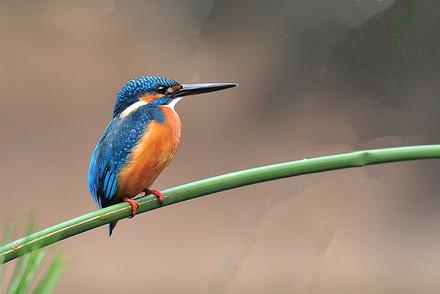
#> input picture opencv_3/images/29.jpg, 440 x 294 px, found by its file name
$ jupyter execute '图像阈值.ipynb'
#> lines starting #> are read from the running program, lines starting #| are printed output that depends on the picture; after the words box and inside, x2 and y2 are one past the last pixel; in counts of white or black regions, pixels touching at a corner belong together
[cell 1]
#simple threshold
import cv2
import numpy as np
from matplotlib import pyplot as plt

[cell 2]
img=cv2.imread('/home/pzy/python/images/29.jpg',0)
#> img: shape (294, 440); min 0, max 255, mean 132.5
#参数1 原图像（灰度图） 2阀值 3赋予新的像素值 4阀值方法

ret,thresh1=cv2.threshold(img,127,255,cv2.THRESH_BINARY)
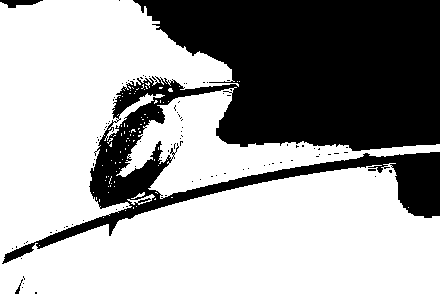
#> thresh1: shape (294, 440); 63.4% white; 95 black regions (92 under 20 px), largest, box (x1, y1, x2, y2) and area: (2, 0, 440, 264) 46970, (0, 0, 43, 8) 201, (15, 279, 23, 294) 32
ret,thresh2=cv2.threshold(img,127,255,cv2.THRESH_BINARY_INV)
ret,thresh3=cv2.threshold(img,127,255,cv2.THRESH_TRUNC)
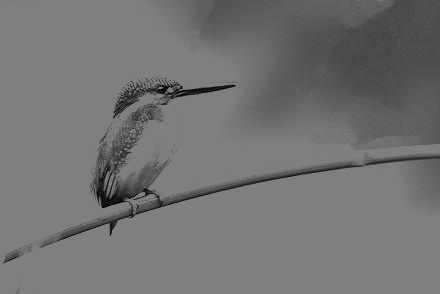
#> thresh3: shape (294, 440); min 0, max 127, mean 114.8
ret,thresh4=cv2.threshold(img,127,255,cv2.THRESH_TOZERO)
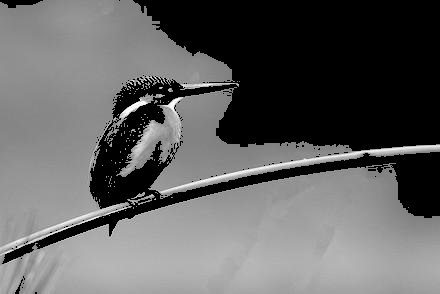
#> thresh4: shape (294, 440); min 0, max 255, mean 98.1
ret,thresh5=cv2.threshold(img,127,255,cv2.THRESH_TOZERO_INV)
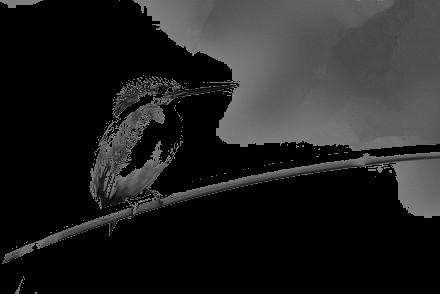
#> thresh5: shape (294, 440); min 0, max 127, mean 34.4
titles=['original','BINARY','BINARY_INV','TRUNC','TOZERO','TOZERO_INV']
images=[img, thresh1, thresh2, thresh3, thresh4, thresh5]

[cell 3]
for i in range(6):
    plt.subplot(2,3,i+1),plt.imshow(images[i],'gray')
    plt.title(titles[i])
    plt.xticks([]),plt.yticks([])

plt.show()

[cell 4]
#自适应阈值
img1=cv2.medianBlur(img,5)
plt.subplot(121)
plt.imshow(img,'gray')
plt.title('origan')
plt.subplot(122)
plt.imshow(img1,'gray')
plt.title('median')
plt.xticks([]),plt.yticks([])
plt.show()

[cell 5]
ret,th1=cv2.threshold(img1,127,255,cv2.THRESH_BINARY)
#> th1: shape (294, 440); 63.3% white; 7 black regions (5 under 20 px), largest, box (x1, y1, x2, y2) and area: (4, 0, 440, 263) 47192, (0, 0, 42, 8) 200
th2=cv2.adaptiveThreshold(img1,255,cv2.ADAPTIVE_THRESH_MEAN_C,cv2.THRESH_BINARY,11,2)
#> th2: shape (294, 440); 88.8% white; 242 black regions (207 under 20 px), largest, box (x1, y1, x2, y2) and area: (0, 82, 440, 265) 8405, (161, 130, 440, 190) 1878, (0, 207, 97, 247) 738
th3=cv2.adaptiveThreshold(img1,255,cv2.ADAPTIVE_THRESH_GAUSSIAN_C,cv2.THRESH_BINARY,11,2)
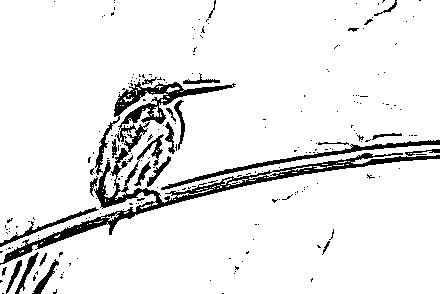
#> th3: shape (294, 440); 91.6% white; 223 black regions (198 under 20 px), largest, box (x1, y1, x2, y2) and area: (0, 82, 440, 265) 6701, (161, 140, 440, 190) 1143, (0, 207, 99, 247) 411
titles=['original','Global Thresholding (v = 127)','Adaptive Mean Thresholding', 'Adaptive Gaussian Thresholding']
images=[img, th1, th2, th3]
for i in range(4):
    plt.subplot(2,2,i+1),plt.imshow(images[i],'gray')
    plt.title(titles[i])
    plt.xticks([]),plt.yticks([])

plt.show()

[cell 6]
import cv2
import numpy as np
from matplotlib import pyplot as plt

img = cv2.imread('/home/pzy/python/images/9.jpg',0)
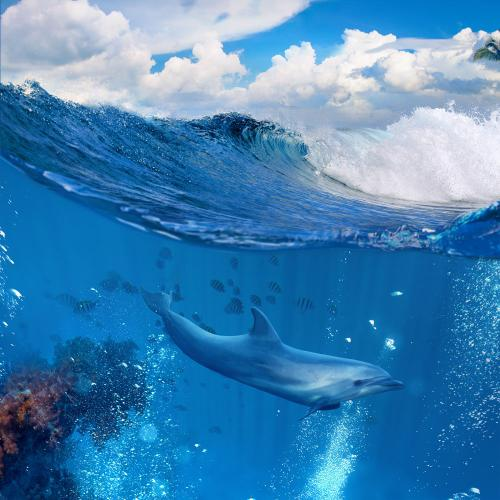
#> input picture opencv_3/images/9.jpg, 500 x 500 px, found by its file name
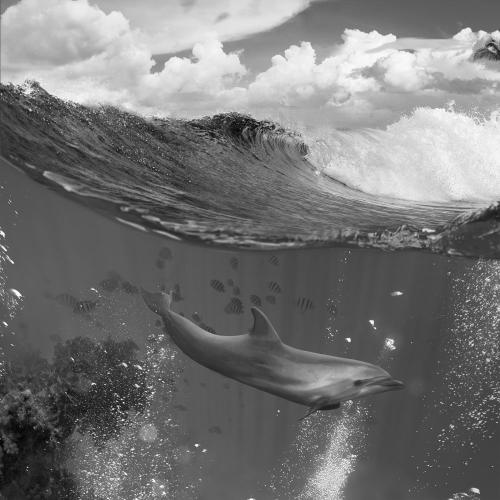
#> img: shape (500, 500); min 0, max 255, mean 117.4
ret1,th1 = cv2.threshold(img,127,255,cv2.THRESH_BINARY)
#> th1: shape (500, 500); 31.5% white; 1303 white regions (1248 under 20 px), largest, box (x1, y1, x2, y2) and area: (0, 0, 500, 219) 67998, (300, 418, 358, 500) 2251, (290, 365, 374, 395) 1491
ret2,th2 = cv2.threshold(img,0,255,cv2.THRESH_BINARY+cv2.THRESH_OTSU)
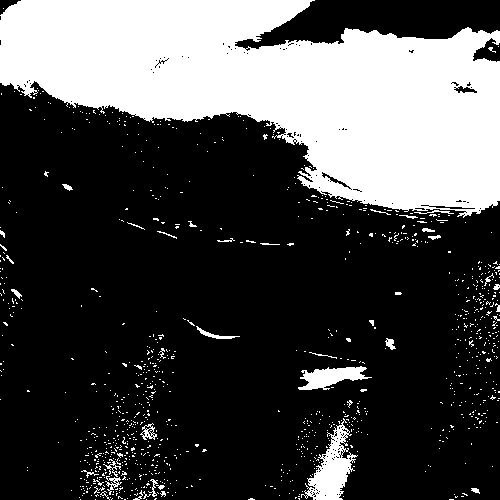
#> th2: shape (500, 500); 28.8% white; 1009 white regions (972 under 20 px), largest, box (x1, y1, x2, y2) and area: (0, 0, 500, 218) 65218, (301, 418, 358, 500) 1869, (298, 366, 372, 390) 958
#> ret2 = 141
blur = cv2.GaussianBlur(img,(5,5),0)
ret3,th3 = cv2.threshold(blur,0,255,cv2.THRESH_BINARY+cv2.THRESH_OTSU)
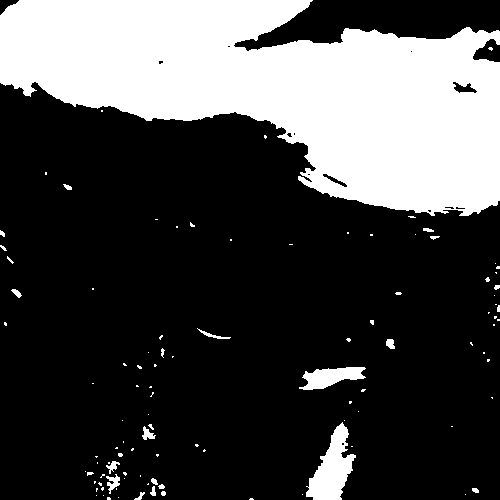
#> th3: shape (500, 500); 27.9% white; 104 white regions (82 under 20 px), largest, box (x1, y1, x2, y2) and area: (0, 0, 500, 216) 65446, (306, 422, 356, 500) 1979, (299, 367, 366, 390) 907
#> ret3 = 142

titles = ['orgianl Noisy Image','Histogram','Global Threshold(v=127)',
          'orgianl Noisy Image','Histogram',"Otsu's THresholding",
          'Guassian filtered Image','Histogram',"Otsu's Thresholding"]
images = [img,0,th1,
          img,0,th2,
          blur,0,th3]

for i in range(3):
    plt.subplot(3,3,i*3+1),plt.imshow(images[i*3],'gray')
    plt.title(titles[i*3]),plt.xticks([]),plt.yticks([])
    plt.subplot(3,3,i*3+2),plt.hist(images[i*3].ravel(),256)
    plt.title(titles[i*3+1]),plt.xticks([]),plt.yticks([])
    plt.subplot(3,3,i*3+3),plt.imshow(images[i*3+2],'gray')
    plt.title(titles[i*3+2]),plt.xticks([]),plt.yticks([])
plt.show()
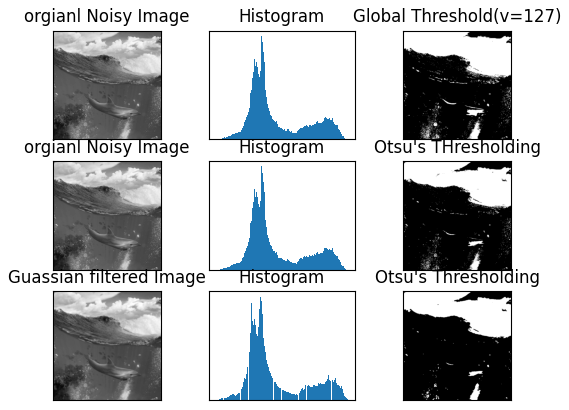
#> figure drawn by matplotlib, 9 panels
